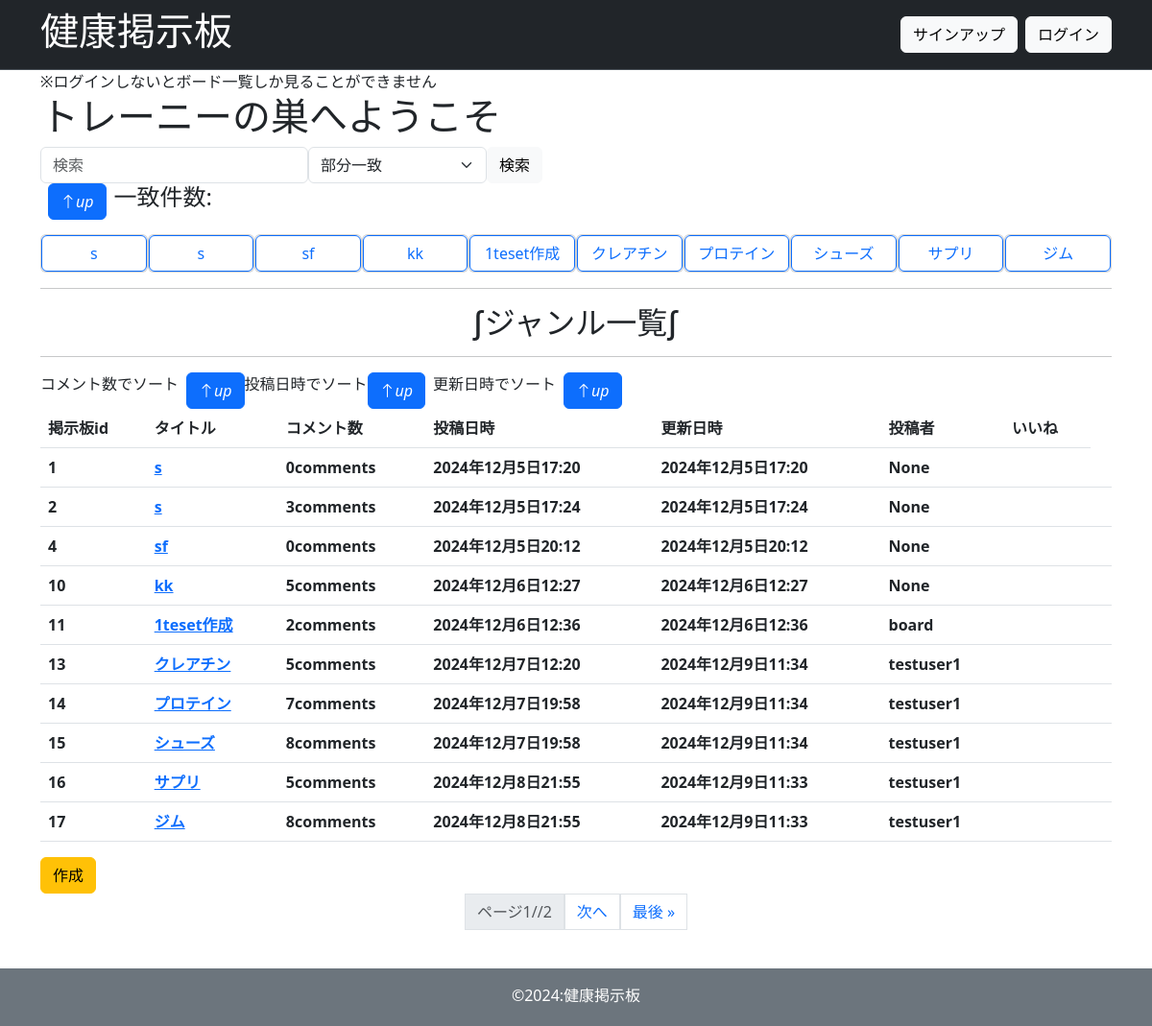
Page /boardlist/ on the committed database.
### board/models.py (models this page shows, shortened)
class BoardModel(models.Model):
    title = models.CharField(max_length=200)
    content = models.TextField()
    image = models.ImageField(upload_to='media/',null=True,blank=True)
    user = models.ForeignKey(User,on_delete=models.CASCADE,related_name='boards',null=True)
    created_at = models.DateTimeField(auto_now_add=True)
    updated_at = models.DateTimeField(auto_now=True)

### board/views.py (the view)
# urls.py: path("boardlist/",views.listboard,name='board-list'),
def listboard(request):
    template_name = 'board/boardlist.html'
    user = request.user
    if user.is_authenticated:
        boards_query = BoardModel.objects.annotate(is_favorite=Count('favoritemodel',filter=models.Q(favoritemodel__user=user)),
                                                   is_like=Count('likemodel',filter=models.Q(likemodel__user=user)),
                                                   like_count=Count('likemodel')
                                                   ).order_by('-updated_at')
        paginator = Paginator(boards_query,10)
        page_number = request.GET.get('page')
        boards = paginator.get_page(page_number)
        boards_query = user.favorites.count()
    else:
        boards_query = BoardModel.objects.all()
        paginator = Paginator(boards_query,10)
        page_number = request.GET.get('page')
        boards = paginator.get_page(page_number)
    for board in boards:
        board.comment_count = board.comments.count()
    return render(request,template_name,{"boards":boards,"boards_query":boards_query})

### templates/board/boardlist.html (shortened to what this page needs)
{% extends "base/base.html" %}
{% block content %}
{% if not user.is_authenticated %}
※ログインしないとボード一覧しか見ることができません
{% endif %}
<section>
<h1>トレーニーの巣へようこそ</h1>
<form type="get" action="{% url "search-board" %}" class="d-flex">
  <div class="col-md-3">
  <input type="text" name="query" id="id_query" class="form-control" placeholder="検索">
  </div>
  <div class="col-md-2">
  <select name="search_type" class="form-select">
    <option value="partial">部分一致</option>
    </select>
    </div>
  <button type="submit" class="btn btn-light">検索</button>
</form>
        <div class="d-flex">
            <a href="{% url 'sort' %}?sort=title&direction={{ next_direction|default:'asc' }}" class="me-2">
              {% include 'sort/direction.html' with sort_field='title' field=sort_by direction=direction %}
          </a>
            <h4 class="me-2"><p>一致件数:{{boards_count}}</p></h4>
            </div>
      <tbody>
        <div class="d-flex">
          {% for board in boards %}
            <div class="card" style="width: 9rem;">
              <tr>
              <a href="{% url 'detail-board' board.pk %}" class="btn btn-outline-primary">{{board.title}}</a></th>
                </div>
          {% endfor %}
        </div>
          </tbody>
          <div class="text-center">
            <hr>
        <h2>∫ジャンル一覧∫</h2></div>
            <hr>
            <div class="d-flex">
            コメント数でソート
            <a href="{% url 'board-commentsort' %}?sort=comment_count&ddirection={{ next_ddirection|default:'aasc' }}">
              {% if sort_field == field %}
                {% if ddirection == 'aasc' %}
                <button class="btn btn-primary ms-2">
                  <i class="bi bi-arrow-down">down</i>
            </button>
                {% else %}
                <button class="btn btn-primary ms-2">
                <i class="bi bi-arrow-up">up</i>
                </button>
                {% endif %}
              {% endif %}
            </a>
            <div class="d-flex">
            投稿日時でソート
            <a href="{% url 'sort' %}">
                {% if result == False %}
                <form action="{% url 'sort' %}" method="POST">
                  {% csrf_token %}
                  <button type="submit" class="btn btn-primary me-2">
                    <i class="bi bi-arrow-down">down</i>
              </button>
                 </form>
                 {% else %}
                 <form action="{% url 'sort' %}" method="POST">
                  <button type="submit" class="btn btn-primary me-2">
                    <i class="bi bi-arrow-up">up</i>
              </button>
                 </form>
                  {% endif %} </a>
                </div>
              更新日時でソート
              <a href="{% url 'new-sort' %}?sort=updated_at&direction={{ next_direction|default:'asc' }}">
                {% include 'sort/direction.html' with sort_field='updated_at' field=sort_by direction=direction %}
              </a>
            </div>
          <table class="table">
            <thead>
              <tr>
                <th scope="col">掲示板id
                </th>
                <th scope="col">タイトル
                </th>
                <th scope="col">コメント数
                </th>
                <th scope="col">投稿日時
                </th>
                <th scope="col">更新日時
                </th>
                <th scope="col">投稿者</th>
              <th scope="col">いいね</th>
              </tr>
            </thead>
            <tbody>
                {% for board in boards %}
                    <tr>
                    <th scope="col">{{board.id}}
                    </th>
                    <th scope="col"><a href="{% url 'detail-board' board.pk %}">{{board.title}}</a></th>
                    <th scope="col">{{board.comment_count}}comments
                    </th>
                    <th scope="col">{{board.created_at}}</th>
                    <th scope="col">{{board.updated_at}}</th>
                    <th scope="col">{{board.user}}</th>
                    <th scope="col">
                    </th>
                    <th scope="col">
                    </th>
                  </tr>
                {% endfor %}
                </tbody>
                </table>
           <a href={% url "new-board" %} class="btn btn-warning">作成</a>
</section>
 <selection class="pagination justify-content-center">
  <ul class="pagination">
    <li class="disabled">
    <a class="page-link" href="#">ページ{{boards.number}}//{{boards.paginator.num_pages}}</a>
    </li>
    {% if boards.has_next %}
      <a class="page-link" href="?page={{ boards.next_page_number }}">次へ</a>
      <a class="page-link" href="?page={{ boards.paginator.num_pages }}">最後 &raquo;</a>
    {% endif %}
    </ul>
  </selection>
{% endblock %}

### templates/base/base.html (shortened to what this page needs)
<!DOCTYPE html>
<html lang="ja">
<head>
    {% load static %}
    <link rel="stylesheet" href="{% static 'css/style.css' %}">
    <link href="https://cdn.jsdelivr.net/npm/bootstrap@5.3.0/dist/css/bootstrap.min.css" rel="stylesheet">
    <link rel="stylesheet" href="https://cdn.jsdelivr.net/npm/bootstrap-icons@1.11.3/font/bootstrap-icons.min.css">
</head>
<body>
    <header>
        <nav class="navbar bg-dark border-bottom border-bottom-dark" data-bs-theme="dark">
            <div class="container">
                <div class="d-flex align-items-center w-100">
                    <h1 class="me-auto">
                        <a href="{% url 'board-list' %}" class="text-white text-decoration-none">健康掲示板</a>
                    </h1>
                    {% if user.is_authenticated %}
                        <div class="d-flex align-items-center ms-auto">
                            <p class="text-light mb-0 me-3">ようこそ{{ user.username }}さん</p>
                            <form action="{% url 'logout' %}" method="post" style="display: inline;">
                                {% csrf_token %}
                                <button type="submit" class="btn btn-light">ログアウト</button>
                            </form>
                        </div>
                    {% else %}
                    <div class="d-flex ms-auto">
                        <a href="{% url 'signup' %}" class="btn btn-light me-2">サインアップ</a>
                        <a href="{% url 'login' %}" class="btn btn-light">ログイン</a>
                    </div>
                    {% endif %}
                </div>
            </div>
        </nav>
    </header>
    <main>
        <div class="container">
        <div class="mb-4">
    {% block content %}{% endblock %}
        </div></div>
    </main>
    <footer class="bg-secondary">
            <div class="container">
                <div class="pt-3 pb-1 text-white">
                    <p class="text-center">&copy;2024:健康掲示板</p>
                </div>
            </div>
    </footer>
</body>
</html>

### templates/sort/direction.html
{% if sort_field == field %}
    {% if direction == 'asc' %}
    <button class="btn btn-primary ms-2">
        <i class="bi bi-arrow-up">up</i>
        </button>
    {% else %}
    <button class="btn btn-primary ms-2">
        <i class="bi bi-arrow-down">down</i>
        </button>
    {% endif %}
{% else %}
<button class="btn btn-primary ms-2">
    <i class="bi bi-arrow-up">up</i>
    </button>
{% endif %}

### rows in the picture
BoardModel: title "s", id "1", comment_count "0", created_at "2024年12月5日17:20", updated_at "2024年12月5日17:20", user "None"
BoardModel: title "s", id "2", comment_count "3", created_at "2024年12月5日17:24", updated_at "2024年12月5日17:24", user "None"
BoardModel: title "sf", id "4", comment_count "0", created_at "2024年12月5日20:12", updated_at "2024年12月5日20:12", user "None"
BoardModel: title "kk", id "10", comment_count "5", created_at "2024年12月6日12:27", updated_at "2024年12月6日12:27", user "None"
BoardModel: title "1teset作成", id "11", comment_count "2", created_at "2024年12月6日12:36", updated_at "2024年12月6日12:36", user "board"
BoardModel: title "クレアチン", id "13", comment_count "5", created_at "2024年12月7日12:20", updated_at "2024年12月9日11:34", user "testuser1"
BoardModel: title "プロテイン", id "14", comment_count "7", created_at "2024年12月7日19:58", updated_at "2024年12月9日11:34", user "testuser1"
BoardModel: title "シューズ", id "15", comment_count "8", created_at "2024年12月7日19:58", updated_at "2024年12月9日11:34", user "testuser1"
BoardModel: title "サプリ", id "16", comment_count "5", created_at "2024年12月8日21:55", updated_at "2024年12月9日11:33", user "testuser1"
BoardModel: title "ジム", id "17", comment_count "8", created_at "2024年12月8日21:55", updated_at "2024年12月9日11:33", user "testuser1"

### other values in the picture
{{ boards.number }} "1"
{{ boards.paginator.num_pages }} "2"
